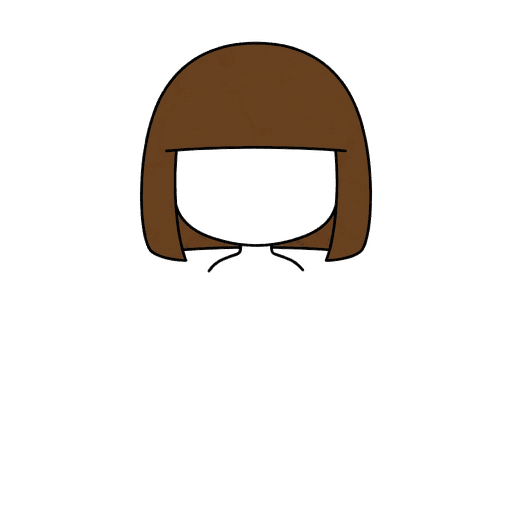
#> input picture chaeyi/assets/parts/hair/bob.png, 512 x 512 px
$ python prep-part.py ../assets/parts/hair/bob.png out.png
#> lines starting #> are read from the running program, lines starting #| are printed output that depends on the picture
#!/usr/bin/env python3
"""생성 AI 가 준 부위 그림을 앱에 쓸 수 있는 PNG 로 다듬는다.

    python3 chaeyi/tools/prep-part.py 받은그림.png chaeyi/assets/parts/hair/bob.png

── 왜 이 도구가 필요한가 ─────────────────────────────────────────────
그림 생성 AI 는 **알파 채널을 만들지 못한다.** '배경을 투명하게' 라고 시키면
투명을 뜻하는 회색 체크무늬를 그대로 *그려서* RGB 로 저장해 버린다.
눈으로는 투명해 보이지만 파일에는 회색 격자가 박혀 있어서, 그대로 얹으면
아바타 뒤에 체크무늬 판이 깔린다.

색만 보고 지우면 눈 흰자·흰 옷까지 날아간다. 그래서 두 단계로 판단한다.
  1) 무채색이고 밝은 픽셀을 연결 요소로 묶는다
  2) 그 덩어리 안에서 흰색과 회색이 반반씩 나오는지 본다
     — 체크무늬 배경은 48:51 로 갈리고, 눈 흰자 같은 단색은 100:0 이다.

테두리에서 이어지는지가 아니라 무늬인지로 보기 때문에, 단발머리 안쪽
얼굴 구멍처럼 바깥과 막혀 있는 배경도 같이 지워진다.
"""
import argparse
from collections import deque
from PIL import Image


def dekey(im, lum=195, spread=14, minshare=0.25, minsize=400):
    """체크무늬 배경을 알파 0 으로 만든다."""
#> called with lum = 195, spread = 14, minshare = 0.25, minsize = 400
    im = im.convert('RGB')
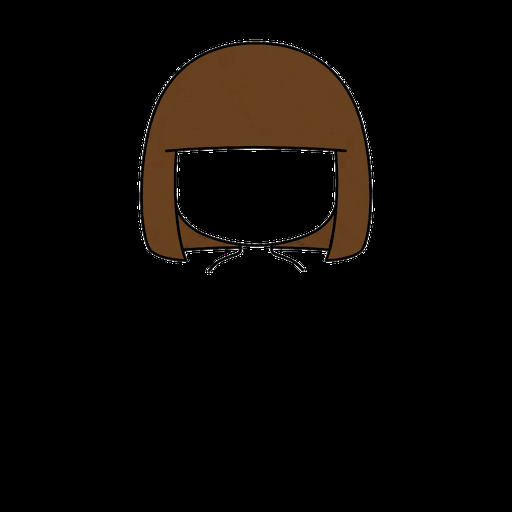
#> im: PIL image 512x512 RGB; mean R, G, B 11.2, 7.5, 4.3
    w, h = im.size
#> w = 512; h = 512
    px = im.load()

    def neutral(x, y):
        r, g, b = px[x, y]
        return max(r, g, b) - min(r, g, b) <= spread and (r + g + b) / 3 >= lum

    seen = bytearray(w * h)
    out = im.convert('RGBA')
    a = out.load()

    for sy in range(h):
        base = sy * w
        for sx in range(w):
            if seen[base + sx] or not neutral(sx, sy):
                continue
            comp, q = [], deque([(sx, sy)])
            seen[base + sx] = 1
            while q:
                x, y = q.popleft()
                comp.append((x, y))
                for dx, dy in ((1, 0), (-1, 0), (0, 1), (0, -1)):
                    nx, ny = x + dx, y + dy
                    if 0 <= nx < w and 0 <= ny < h and not seen[ny * w + nx] and neutral(nx, ny):
                        seen[ny * w + nx] = 1
                        q.append((nx, ny))
            if len(comp) < minsize:
                continue
            white = sum(1 for x, y in comp if px[x, y][0] > 240)
            grey = sum(1 for x, y in comp if px[x, y][0] <= 235)
            n = len(comp)
            if white / n >= minshare and grey / n >= minshare:
                for x, y in comp:
                    r, g, b, _ = a[x, y]
                    a[x, y] = (r, g, b, 0)
#> this loop made 512 passes
    return out


def main():
    p = argparse.ArgumentParser()
    p.add_argument('src')
    p.add_argument('dst')
    p.add_argument('--size', type=int, default=512, help='최종 정사각 크기')
    p.add_argument('--colors', type=int, default=64, help='팔레트 색 수 (0 이면 그대로)')
    args = p.parse_args()

    im = dekey(Image.open(args.src))
    if im.size != (args.size, args.size):
        im = im.resize((args.size, args.size), Image.LANCZOS)
    if args.colors:
        im = im.quantize(colors=args.colors, method=Image.FASTOCTREE).convert('RGBA')
#> im: PIL image 512x512 RGBA
    im.save(args.dst, optimize=True)

    box = im.getchannel('A').getbbox()
    print(f'{args.dst}  {args.size}x{args.size}  그림 영역 {box}')
#| out.png  512x512  그림 영역 (0, 0, 512, 512)
    if box:
        cx = (box[0] + box[2]) / 2
        print(f'  가로 중심 {cx:.0f} (캔버스 중심 {args.size/2:.0f})  '
              f'위 {box[1]}  아래 {box[3]}')
#|   가로 중심 256 (캔버스 중심 256)  위 0  아래 512
        if abs(cx - args.size / 2) > args.size * 0.02:
            print('  ⚠ 가로 중심이 캔버스 중심에서 벗어났다 — 다른 부위와 안 맞을 수 있다')


if __name__ == '__main__':
    main()

$ run again, with chaeyi/assets/parts/hair/long.png copied over chaeyi/assets/parts/hair/bob.png
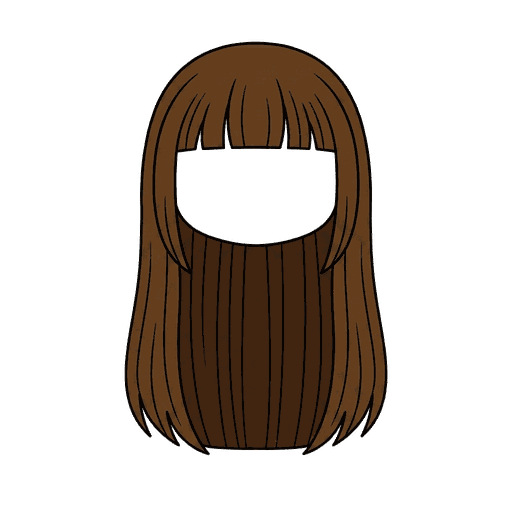
#> input picture chaeyi/assets/parts/hair/long.png, 512 x 512 px
#> in dekey, `im = im.convert('RGB')`:
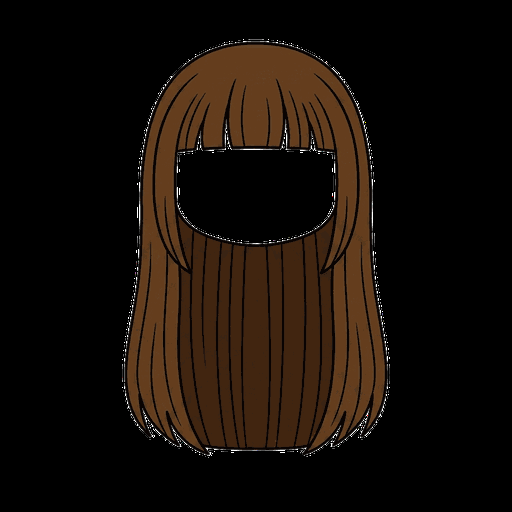
#> im: PIL image 512x512 RGB; mean R, G, B 22.1, 14, 7.7
#> the loop in dekey, `for sy in range(h):` made 512 passes
#| out.png  512x512  그림 영역 (0, 0, 512, 512)
#|   가로 중심 256 (캔버스 중심 256)  위 0  아래 512
